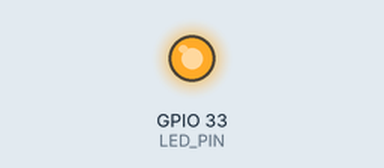
This sketch was run on a simulated ESP32. Shown: output pins drawn as LEDs (lit = HIGH). WiFi joins after 1.5 s; servers stay silent unless stated; uploads are accepted with an empty reply; the camera gives no picture; what the sketch prints to the serial monitor is not drawn.

Above: at 3.99 s.
At 8.1 s:
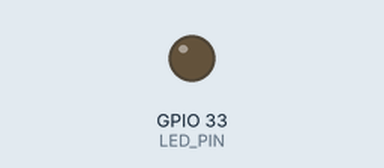
Timing chart, 0 to 14.6 s (numbered marks = the images above):
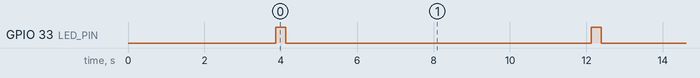

The sketch:

esp32_camera_fixed.ino
```cpp
#include "esp_camera.h"
#include <WiFi.h>
#include <HTTPClient.h>

// ⬇️ YOUR WIFI DETAILS
const char* ssid = "The Student Scoop";
const char* password = "TSS@2023";

// ⬇️ Your server endpoint
String serverURL = "http://192.168.0.176:8000/upload-image/";

// Camera Module: AI Thinker
#define PWDN_GPIO_NUM     32
#define RESET_GPIO_NUM    -1
#define XCLK_GPIO_NUM      0
#define SIOD_GPIO_NUM     26
#define SIOC_GPIO_NUM     27

#define Y9_GPIO_NUM       35
#define Y8_GPIO_NUM       34
#define Y7_GPIO_NUM       39
#define Y6_GPIO_NUM       36
#define Y5_GPIO_NUM       21
#define Y4_GPIO_NUM       19
#define Y3_GPIO_NUM       18
#define Y2_GPIO_NUM        5
#define VSYNC_GPIO_NUM    25
#define HREF_GPIO_NUM     23
#define PCLK_GPIO_NUM     22

#define LED_PIN 33  // Built-in flash LED (if available)

void setup() {
  Serial.begin(115200);
  Serial.setDebugOutput(true);
  Serial.println();
  Serial.println("🌊 OceanGuard ESP32-CAM Starting...");

  // LED setup for visual feedback
  pinMode(LED_PIN, OUTPUT);
  digitalWrite(LED_PIN, LOW);

  // WiFi Connection
  WiFi.begin(ssid, password);
  Serial.print("Connecting to WiFi");
  int wifi_attempts = 0;
  while (WiFi.status() != WL_CONNECTED && wifi_attempts < 20) {
    Serial.print(".");
    delay(500);
    wifi_attempts++;
  }

  if (WiFi.status() != WL_CONNECTED) {
    Serial.println("\n❌ WiFi Connection FAILED!");
    Serial.println("⚠️ Check SSID and password");
    while(1) { delay(1000); } // Halt
  }

  Serial.println("\n✅ WiFi Connected!");
  Serial.print("📡 IP Address: ");
  Serial.println(WiFi.localIP());
  Serial.print("📶 Signal Strength: ");
  Serial.println(WiFi.RSSI());

  // Camera Configuration
  camera_config_t config;
  config.ledc_channel = LEDC_CHANNEL_0;
  config.ledc_timer = LEDC_TIMER_0;
  config.pin_d0 = Y2_GPIO_NUM;
  config.pin_d1 = Y3_GPIO_NUM;
  config.pin_d2 = Y4_GPIO_NUM;
  config.pin_d3 = Y5_GPIO_NUM;
  config.pin_d4 = Y6_GPIO_NUM;
  config.pin_d5 = Y7_GPIO_NUM;
  config.pin_d6 = Y8_GPIO_NUM;
  config.pin_d7 = Y9_GPIO_NUM;
  config.pin_xclk = XCLK_GPIO_NUM;
  config.pin_pclk = PCLK_GPIO_NUM;
  config.pin_vsync = VSYNC_GPIO_NUM;
  config.pin_href = HREF_GPIO_NUM;
  config.pin_sscb_sda = SIOD_GPIO_NUM;
  config.pin_sscb_scl = SIOC_GPIO_NUM;
  config.pin_pwdn = PWDN_GPIO_NUM;
  config.pin_reset = RESET_GPIO_NUM;
  config.xclk_freq_hz = 20000000;
  config.pixel_format = PIXFORMAT_JPEG;

  config.frame_size = FRAMESIZE_QVGA; // 320x240
  config.jpeg_quality = 12;
  config.fb_count = 1;

  // Camera Init
  Serial.println("📷 Initializing camera...");
  esp_err_t err = esp_camera_init(&config);

  if (err != ESP_OK) {
    Serial.printf("❌ Camera Init FAILED: 0x%x\n", err);
    Serial.println("⚠️ Check camera connections!");
    while(1) { delay(1000); } // Halt
  }

  Serial.println("✅ Camera Ready!");

  // Test capture to ensure camera works
  Serial.println("🧪 Testing camera capture...");
  camera_fb_t * test_fb = esp_camera_fb_get();
  if (!test_fb) {
    Serial.println("❌ Test capture FAILED!");
    Serial.println("⚠️ Camera might be faulty or poorly connected");
    while(1) { delay(1000); } // Halt
  } else {
    Serial.printf("✅ Test OK! Image size: %d bytes\n", test_fb->len);
    esp_camera_fb_return(test_fb);
  }

  Serial.println("\n🚀 System Ready - Starting image capture loop...\n");
  delay(2000);
}

int capture_count = 0;

void loop() {
  // Check WiFi
  if (WiFi.status() != WL_CONNECTED) {
    Serial.println("❌ WiFi Disconnected! Reconnecting...");
    WiFi.reconnect();
    delay(5000);
    return;
  }

  Serial.printf("\n📸 Capture #%d - Taking photo...\n", ++capture_count);
  digitalWrite(LED_PIN, HIGH); // LED on during capture

  // Capture Image
  camera_fb_t * fb = esp_camera_fb_get();

  if (!fb) {
    Serial.println("❌ Camera capture FAILED!");
    digitalWrite(LED_PIN, LOW);
    delay(2000);
    return;
  }

  Serial.printf("✅ Photo captured! Size: %d bytes\n", fb->len);

  // Upload to Server
  Serial.println("📤 Uploading to server...");
  HTTPClient http;

  http.begin(serverURL);
  http.addHeader("Content-Type", "image/jpeg");
  http.setTimeout(20000); // 20 second timeout (QR scanning takes time)
  http.setConnectTimeout(5000); // 5 second connection timeout

  int httpResponseCode = http.POST(fb->buf, fb->len);

  if (httpResponseCode > 0) {
    Serial.printf("✅ Upload SUCCESS! Response: %d\n", httpResponseCode);
    String response = http.getString();
    Serial.println("Server says: " + response);
  } else {
    Serial.printf("❌ Upload FAILED! Error: %s\n", http.errorToString(httpResponseCode).c_str());
    Serial.println("⚠️ Check if server is running on network (not localhost!)");
    Serial.println("⚠️ Server should be: python manage.py runserver 0.0.0.0:8000");
  }

  http.end();
  esp_camera_fb_return(fb);

  digitalWrite(LED_PIN, LOW); // LED off

  Serial.println("⏳ Waiting 8 seconds...");
  delay(8000);
}
```

Measured:
- by itself, GPIO 33 (LED_PIN): alternates HIGH for 0.26 s and LOW for 8.0 s
